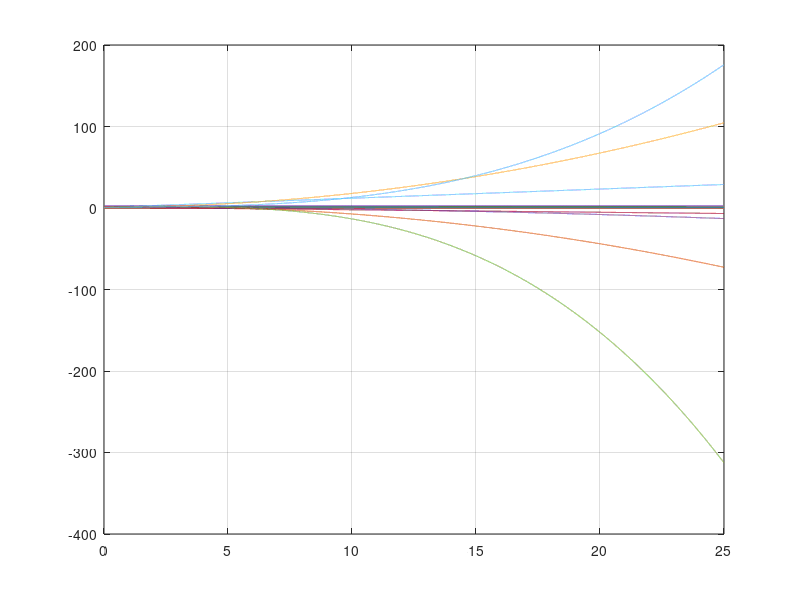

Write MATLAB code to recreate this figure.
% test implementation of periodic splines
% UNDER TEST
% Reza Sameni, Copyright 2015
%

close all;
clear;
clc;

fsim = 1000; % Simulation sampling frequency (Hz)
knots = [1 3 5 7 15 25 35]; % knot points (s)
D = 4; % degree
tfirst = 0; % s
tlast = 25; % s

N = length(knots) - 1;
if(D > (N-1))
    warning('D may not exceed (N-1). Reduce D, or add some knots!');
end

delta = 1/fsim;

A = zeros( N*(D + 1) - D*(D + 1)/2 ); % calculated to be this size!
row = 0;
% first_row_in_D = zeros(1, D + 1);
B0 = zeros(size(A, 1), 1);
for k = 0 : D,
    for i = 0 : N - k - 1,
        row = row + 1;
        if(k > 0)
            col1 = first_row_in_previous_level + i;
            col2 = first_row_in_previous_level + i + 1;
            A(row, col1) = k/(knots(mod(i + k, N + 1) + 1) - knots(mod(i, N + 1) + 1));
            A(row, col2) = -k/(knots(mod(i + k + 1, N + 1) + 1) - knots(mod(i + 1, N + 1) + 1));
            B0(row) = (tfirst - knots(mod(i, N + 1) + 1))/(knots(mod(i + k, N + 1) + 1) - knots(mod(i, N + 1) + 1)) + ...
                      (knots(mod(i + k + 1, N + 1) + 1) - tfirst)/(knots(mod(i + k + 1, N + 1) + 1) - knots(mod(i + 1, N + 1) + 1));
        else
            if(tfirst >= knots(mod(i, N + 1) + 1) && tfirst < knots(mod(i + 1, N + 1) + 1))
                B0(row) = 1;
            else
                B0(row) = 0;
            end
        end
        if(i == N - k - 1)
            first_row_in_previous_level = row - (N - k - 1);
        end
    end
end

AA = delta * A + eye(size(A));

% t = linspace(min(knots), max(knots), round((max(knots) - min(knots))*fsim));
t = linspace(tfirst, tlast, round((tlast - tfirst)*fsim));

B = zeros(size(A,1), length(t));
B(:, 1) = B0;
for i = 2:size(B, 2),
    B(:, i) = AA * B(:, i - 1);
end

figure
plot(t, B');
grid
